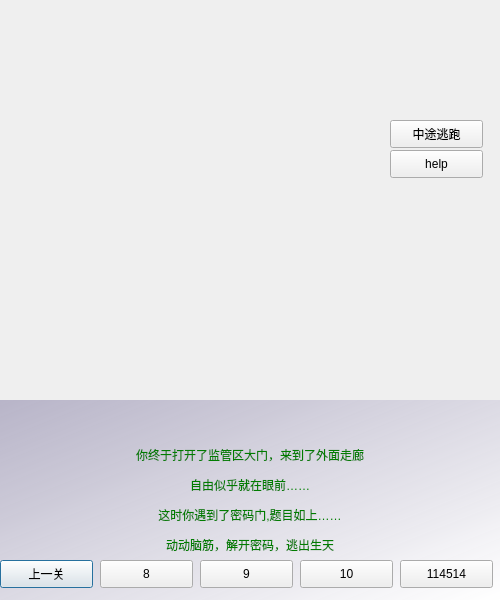
<?xml version="1.0" encoding="UTF-8"?>
<ui version="4.0">
 <class>Dialog4</class>
 <widget class="QDialog" name="Dialog4">
  <property name="geometry">
   <rect>
    <x>0</x>
    <y>0</y>
    <width>500</width>
    <height>600</height>
   </rect>
  </property>
  <property name="windowTitle">
   <string>不正常人类研究中心</string>
  </property>
  <widget class="QLabel" name="label">
   <property name="geometry">
    <rect>
     <x>0</x>
     <y>0</y>
     <width>500</width>
     <height>400</height>
    </rect>
   </property>
   <property name="text">
    <string>&lt;html&gt;&lt;head/&gt;&lt;body&gt;&lt;p&gt;&lt;img src=&quot;:/images/p44.png&quot;/&gt;&lt;/p&gt;&lt;/body&gt;&lt;/html&gt;</string>
   </property>
  </widget>
  <widget class="QPushButton" name="pushButton">
   <property name="geometry">
    <rect>
     <x>0</x>
     <y>560</y>
     <width>93</width>
     <height>28</height>
    </rect>
   </property>
   <property name="text">
    <string>上一关</string>
   </property>
  </widget>
  <widget class="QPushButton" name="pushButton_2">
   <property name="geometry">
    <rect>
     <x>400</x>
     <y>560</y>
     <width>93</width>
     <height>28</height>
    </rect>
   </property>
   <property name="text">
    <string>114514</string>
   </property>
  </widget>
  <widget class="QLabel" name="label_2">
   <property name="geometry">
    <rect>
     <x>0</x>
     <y>400</y>
     <width>500</width>
     <height>200</height>
    </rect>
   </property>
   <property name="styleSheet">
    <string notr="true">background-color: qlineargradient(spread:pad, x1:0, y1:0, x2:1, y2:1, stop:0 rgba(175, 171, 194, 220), stop:1 rgba(255, 255, 255, 255));
color: rgb(0, 125, 0);</string>
   </property>
   <property name="text">
    <string>&lt;html&gt;&lt;head/&gt;&lt;body&gt;&lt;p align=&quot;center&quot;&gt;你终于打开了监管区大门，来到了外面走廊&lt;/p&gt;&lt;p align=&quot;center&quot;&gt;自由似乎就在眼前……&lt;/p&gt;&lt;p align=&quot;center&quot;&gt;这时你遇到了密码门,题目如上……&lt;/p&gt;&lt;p align=&quot;center&quot;&gt;动动脑筋，解开密码，逃出生天&lt;/p&gt;&lt;/body&gt;&lt;/html&gt;</string>
   </property>
  </widget>
  <widget class="QPushButton" name="pushButton_3">
   <property name="geometry">
    <rect>
     <x>100</x>
     <y>560</y>
     <width>93</width>
     <height>28</height>
    </rect>
   </property>
   <property name="text">
    <string>8</string>
   </property>
  </widget>
  <widget class="QPushButton" name="pushButton_4">
   <property name="geometry">
    <rect>
     <x>200</x>
     <y>560</y>
     <width>93</width>
     <height>28</height>
    </rect>
   </property>
   <property name="text">
    <string>9</string>
   </property>
  </widget>
  <widget class="QPushButton" name="pushButton_5">
   <property name="geometry">
    <rect>
     <x>300</x>
     <y>560</y>
     <width>93</width>
     <height>28</height>
    </rect>
   </property>
   <property name="text">
    <string>10</string>
   </property>
  </widget>
  <widget class="QPushButton" name="pushButton_6">
   <property name="geometry">
    <rect>
     <x>390</x>
     <y>150</y>
     <width>93</width>
     <height>28</height>
    </rect>
   </property>
   <property name="text">
    <string>help</string>
   </property>
  </widget>
  <widget class="QPushButton" name="pushButton_7">
   <property name="geometry">
    <rect>
     <x>390</x>
     <y>120</y>
     <width>93</width>
     <height>28</height>
    </rect>
   </property>
   <property name="text">
    <string>中途逃跑</string>
   </property>
  </widget>
  <zorder>label_2</zorder>
  <zorder>label</zorder>
  <zorder>pushButton</zorder>
  <zorder>pushButton_2</zorder>
  <zorder>pushButton_3</zorder>
  <zorder>pushButton_4</zorder>
  <zorder>pushButton_5</zorder>
  <zorder>pushButton_6</zorder>
  <zorder>pushButton_7</zorder>
 </widget>
 <resources/>
 <connections/>
</ui>
